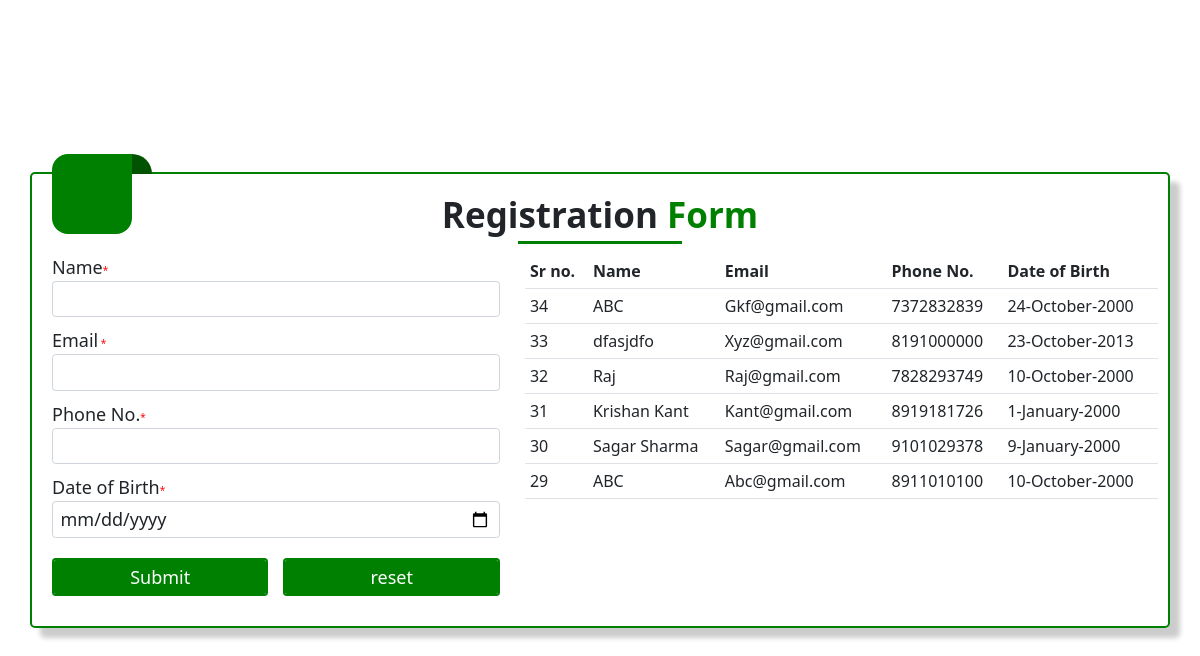
Screenshot of /intern-job/main/index.php with the database file from the repository.
### tables this page shows
CREATE TABLE `userinfo` (
  `user_id` int(11) NOT NULL,
  `name` varchar(255) NOT NULL,
  `email` varchar(255) NOT NULL,
  `mob` varchar(255) NOT NULL,
  `dob` varchar(255) NOT NULL
);

### intern-job/main/index.php (the view, shortened to what this page needs)
<?php
    include_once('./dbcon/db.php');
?>
<!DOCTYPE html>
<html lang="en">
<head>
    <link href="https://cdn.jsdelivr.net/npm/bootstrap@5.2.2/dist/css/bootstrap.min.css" rel="stylesheet">
    <link rel="stylesheet" href="https://cdnjs.cloudflare.com/ajax/libs/font-awesome/6.2.1/css/all.min.css">
    <link rel="stylesheet" href="CSS/style.css">
</head>
<body>
    <div class="wrapper">
        <div class="container">
            <h2 class="text-center">Registration <span>Form</span></h2>
            <div id="line"></div>
            <div class="row form-edit">
                <div class="col-lg-5">
                    <form action="data.php" method="post" name="val_Form" class="form-group">
                        <label for="name">Name</label><span id="err-name">*</span>
                        <input type="text" class="form-control" name="name" id="name" autocomplete="off">
                        <label for="email">Email</label> <span id="err-email">*</span>
                        <input type="text" class="form-control" name="email" id="email" autocomplete="off">
                        <label for="phone">Phone No.</label><span id="err-mob">*</span>
                        <input type="text" class="form-control" name="mob" id="mob" autocomplete="off">
                        <label for="dob">Date of Birth</label><span id="err-dob">*</span>
                        <input type="date" class="form-control" name="dob" id="dob" autocomplete="off">
                        <div class="row">
                            <div class="col-md-6">
                                <input type="submit" onclick="return(validate());" value="Submit" name="submit" class="form-control btn">
                            </div>
                            <div class="col-md-6">
                                <input type="reset" value="reset" name="reset" class="form-control btn">
                            </div>
                        </div>
                    </form>
                </div>
                <div class="col-lg-7">
                    <table class="table table-stripped table-hover">
                        <thead>
                            <th>Sr no.</th>
                            <th>Name</th>
                            <th>Email</th>
                            <th>Phone No.</th>
                            <th>Date of Birth</th>
                        </thead>
                        <tbody>
                            <?php
                                $val_query = "SELECT * from userinfo ORDER BY user_id DESC LIMIT 6";
                                $val_query_run = mysqli_query($con,$val_query);
                                if(mysqli_num_rows($val_query_run)>0)
                                {
                                    while($reg = mysqli_fetch_array($val_query_run))
                                    {
                                        $id = $reg['user_id'];
                                        $name = $reg['name'];
                                        $email = $reg['email'];
                                        $mob = $reg['mob'];
                                        $dob = getdate(strtotime($reg['dob']));
                                        $day = $dob['mday'];
                                        $month = $dob['month'];
                                        $year = $dob['year'];
                            ?>
                            <tr>
                                <td><?php echo $id;?></td>
                                <td><?php echo $name;?></td>
                                <td><?php echo $email;?></td>
                                <td><?php echo $mob;?></td>
                                <td><?php echo $day."-".$month."-".$year; ?></td>
                            </tr>
                            <?php
                                    }
                                }
                                else{
                                    echo "<h2>No Result Available!</h2>";
                                }
                            ?>
                        </tbody>
                    </table>
                </div>
            </div>
        </div>
    </div>
</body>
</html>

### intern-job/CSS/style.css (style rules this page uses)
* { margin: 0; padding: 0; box-sizing: border-box; }
html { font-size: 62.5%; }
.wrapper { min-height: 100vh; display: flex; align-items: center; }
.wrapper .container { border: 2px solid green !important; padding: 2rem; border-radius: .5rem; box-shadow: 1rem 1rem .5rem rgba(0,0,0,.2); position: relative; }
.wrapper .container::before { content: ''; width: 80px; height: 80px; background-color: green; position: absolute; top:-20px; border-bottom-left-radius: 20%; border-bottom-right-radius: 20%; border-top-left-radius: 20%; }
.wrapper .container::after { content: ''; width: 20px; height: 20px; background-color: rgb(1, 82, 1); position: absolute; top:-20px; left: 100px; border-top-right-radius:100%; }
.wrapper h2 { font-size: 3.5rem; font-weight: 600; }
.wrapper h2 span { color: green; }
.wrapper form span { color: red; }
.wrapper #line { width: 15%; height: 3px; background-color: green; margin: auto; margin-bottom: 1rem; }
.wrapper form label, .wrapper form input { font-size: 1.8rem; }
.wrapper form input { margin-bottom: 1rem; }
.wrapper form .btn { width: 100%; background-color: green; margin: 1rem 0; color: #fff; border: 2px solid green; }
.wrapper table { font-size: 1.6rem; margin: 0 1rem; }

### rows the page displays
userinfo: user_id "34", name "ABC", email "Gkf@gmail.com", mob "7372832839", dob "24", dob "October", dob "2000"
userinfo: user_id "33", name "dfasjdfo", email "Xyz@gmail.com", mob "8191000000", dob "23", dob "October", dob "2013"
userinfo: user_id "32", name "Raj", email "Raj@gmail.com", mob "7828293749", dob "10", dob "October", dob "2000"
userinfo: user_id "31", name "Krishan Kant", email "Kant@gmail.com", mob "8919181726", dob "1", dob "January", dob "2000"
userinfo: user_id "30", name "Sagar Sharma", email "Sagar@gmail.com", mob "9101029378", dob "9", dob "January", dob "2000"
userinfo: user_id "29", name "ABC", email "Abc@gmail.com", mob "8911010100", dob "10", dob "October", dob "2000"
